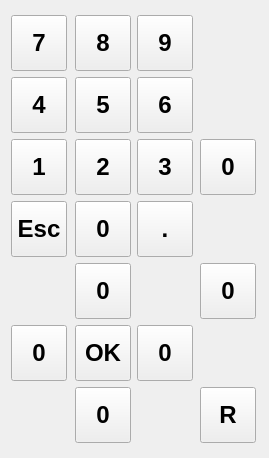
<?xml version="1.0" encoding="UTF-8"?>
<ui version="4.0">
 <class>QKeyboard</class>
 <widget class="QWidget" name="QKeyboard">
  <property name="geometry">
   <rect>
    <x>0</x>
    <y>0</y>
    <width>269</width>
    <height>458</height>
   </rect>
  </property>
  <property name="windowTitle">
   <string>Form</string>
  </property>
  <layout class="QVBoxLayout" name="verticalLayout">
   <item>
    <layout class="QGridLayout" name="gridLayout">
     <item row="0" column="0">
      <widget class="QKey" name="key_7">
       <property name="minimumSize">
        <size>
         <width>56</width>
         <height>56</height>
        </size>
       </property>
       <property name="maximumSize">
        <size>
         <width>56</width>
         <height>56</height>
        </size>
       </property>
       <property name="font">
        <font>
         <family>Arial</family>
         <pointsize>18</pointsize>
         <weight>75</weight>
         <bold>true</bold>
        </font>
       </property>
       <property name="text">
        <string>7</string>
       </property>
       <property name="iconSize">
        <size>
         <width>32</width>
         <height>32</height>
        </size>
       </property>
      </widget>
     </item>
     <item row="1" column="0">
      <widget class="QKey" name="key_4">
       <property name="minimumSize">
        <size>
         <width>56</width>
         <height>56</height>
        </size>
       </property>
       <property name="maximumSize">
        <size>
         <width>56</width>
         <height>56</height>
        </size>
       </property>
       <property name="font">
        <font>
         <family>Arial</family>
         <pointsize>18</pointsize>
         <weight>75</weight>
         <bold>true</bold>
        </font>
       </property>
       <property name="text">
        <string>4</string>
       </property>
       <property name="iconSize">
        <size>
         <width>32</width>
         <height>32</height>
        </size>
       </property>
      </widget>
     </item>
     <item row="0" column="2">
      <widget class="QKey" name="key_9">
       <property name="minimumSize">
        <size>
         <width>56</width>
         <height>56</height>
        </size>
       </property>
       <property name="maximumSize">
        <size>
         <width>56</width>
         <height>56</height>
        </size>
       </property>
       <property name="font">
        <font>
         <family>Arial</family>
         <pointsize>18</pointsize>
         <weight>75</weight>
         <bold>true</bold>
        </font>
       </property>
       <property name="text">
        <string>9</string>
       </property>
       <property name="iconSize">
        <size>
         <width>32</width>
         <height>32</height>
        </size>
       </property>
      </widget>
     </item>
     <item row="4" column="2">
      <spacer name="horizontalSpacer_4">
       <property name="orientation">
        <enum>Qt::Horizontal</enum>
       </property>
       <property name="sizeHint" stdset="0">
        <size>
         <width>40</width>
         <height>20</height>
        </size>
       </property>
      </spacer>
     </item>
     <item row="1" column="2">
      <widget class="QKey" name="key_6">
       <property name="minimumSize">
        <size>
         <width>56</width>
         <height>56</height>
        </size>
       </property>
       <property name="maximumSize">
        <size>
         <width>56</width>
         <height>56</height>
        </size>
       </property>
       <property name="font">
        <font>
         <family>Arial</family>
         <pointsize>18</pointsize>
         <weight>75</weight>
         <bold>true</bold>
        </font>
       </property>
       <property name="text">
        <string>6</string>
       </property>
       <property name="iconSize">
        <size>
         <width>32</width>
         <height>32</height>
        </size>
       </property>
      </widget>
     </item>
     <item row="2" column="0">
      <widget class="QKey" name="key_1">
       <property name="minimumSize">
        <size>
         <width>56</width>
         <height>56</height>
        </size>
       </property>
       <property name="maximumSize">
        <size>
         <width>56</width>
         <height>56</height>
        </size>
       </property>
       <property name="font">
        <font>
         <family>Arial</family>
         <pointsize>18</pointsize>
         <weight>75</weight>
         <bold>true</bold>
        </font>
       </property>
       <property name="text">
        <string>1</string>
       </property>
       <property name="iconSize">
        <size>
         <width>32</width>
         <height>32</height>
        </size>
       </property>
      </widget>
     </item>
     <item row="3" column="1">
      <widget class="QKey" name="key_0">
       <property name="minimumSize">
        <size>
         <width>56</width>
         <height>56</height>
        </size>
       </property>
       <property name="maximumSize">
        <size>
         <width>56</width>
         <height>56</height>
        </size>
       </property>
       <property name="font">
        <font>
         <family>Arial</family>
         <pointsize>18</pointsize>
         <weight>75</weight>
         <bold>true</bold>
        </font>
       </property>
       <property name="text">
        <string>0</string>
       </property>
       <property name="iconSize">
        <size>
         <width>32</width>
         <height>32</height>
        </size>
       </property>
      </widget>
     </item>
     <item row="3" column="0">
      <widget class="QKey" name="key_esc">
       <property name="minimumSize">
        <size>
         <width>56</width>
         <height>56</height>
        </size>
       </property>
       <property name="maximumSize">
        <size>
         <width>56</width>
         <height>56</height>
        </size>
       </property>
       <property name="font">
        <font>
         <family>Arial</family>
         <pointsize>18</pointsize>
         <weight>75</weight>
         <bold>true</bold>
        </font>
       </property>
       <property name="text">
        <string>Esc</string>
       </property>
       <property name="iconSize">
        <size>
         <width>32</width>
         <height>32</height>
        </size>
       </property>
      </widget>
     </item>
     <item row="5" column="3">
      <spacer name="horizontalSpacer_8">
       <property name="orientation">
        <enum>Qt::Horizontal</enum>
       </property>
       <property name="sizeHint" stdset="0">
        <size>
         <width>40</width>
         <height>20</height>
        </size>
       </property>
      </spacer>
     </item>
     <item row="3" column="2">
      <widget class="QKey" name="key_point">
       <property name="minimumSize">
        <size>
         <width>56</width>
         <height>56</height>
        </size>
       </property>
       <property name="maximumSize">
        <size>
         <width>56</width>
         <height>56</height>
        </size>
       </property>
       <property name="font">
        <font>
         <family>Arial</family>
         <pointsize>18</pointsize>
         <weight>75</weight>
         <bold>true</bold>
        </font>
       </property>
       <property name="text">
        <string>.</string>
       </property>
       <property name="iconSize">
        <size>
         <width>32</width>
         <height>32</height>
        </size>
       </property>
      </widget>
     </item>
     <item row="4" column="0">
      <spacer name="horizontalSpacer_5">
       <property name="orientation">
        <enum>Qt::Horizontal</enum>
       </property>
       <property name="sizeHint" stdset="0">
        <size>
         <width>40</width>
         <height>20</height>
        </size>
       </property>
      </spacer>
     </item>
     <item row="4" column="3">
      <widget class="QKey" name="key_off">
       <property name="minimumSize">
        <size>
         <width>56</width>
         <height>56</height>
        </size>
       </property>
       <property name="maximumSize">
        <size>
         <width>56</width>
         <height>56</height>
        </size>
       </property>
       <property name="font">
        <font>
         <family>Arial</family>
         <pointsize>18</pointsize>
         <weight>75</weight>
         <bold>true</bold>
        </font>
       </property>
       <property name="text">
        <string>0</string>
       </property>
       <property name="icon">
        <iconset resource="resource.qrc">
         <normaloff>:/images/resource/images/key_off.png</normaloff>:/images/resource/images/key_off.png</iconset>
       </property>
       <property name="iconSize">
        <size>
         <width>32</width>
         <height>32</height>
        </size>
       </property>
      </widget>
     </item>
     <item row="2" column="1">
      <widget class="QKey" name="key_2">
       <property name="minimumSize">
        <size>
         <width>56</width>
         <height>56</height>
        </size>
       </property>
       <property name="maximumSize">
        <size>
         <width>56</width>
         <height>56</height>
        </size>
       </property>
       <property name="font">
        <font>
         <family>Arial</family>
         <pointsize>18</pointsize>
         <weight>75</weight>
         <bold>true</bold>
        </font>
       </property>
       <property name="text">
        <string>2</string>
       </property>
       <property name="iconSize">
        <size>
         <width>32</width>
         <height>32</height>
        </size>
       </property>
      </widget>
     </item>
     <item row="4" column="1">
      <widget class="QKey" name="key_up">
       <property name="minimumSize">
        <size>
         <width>56</width>
         <height>56</height>
        </size>
       </property>
       <property name="maximumSize">
        <size>
         <width>56</width>
         <height>56</height>
        </size>
       </property>
       <property name="font">
        <font>
         <family>Arial</family>
         <pointsize>18</pointsize>
         <weight>75</weight>
         <bold>true</bold>
        </font>
       </property>
       <property name="text">
        <string>0</string>
       </property>
       <property name="icon">
        <iconset resource="resource.qrc">
         <normaloff>:/images/resource/images/arrow_up.png</normaloff>:/images/resource/images/arrow_up.png</iconset>
       </property>
       <property name="iconSize">
        <size>
         <width>32</width>
         <height>32</height>
        </size>
       </property>
      </widget>
     </item>
     <item row="0" column="1">
      <widget class="QKey" name="key_8">
       <property name="sizePolicy">
        <sizepolicy hsizetype="Fixed" vsizetype="Fixed">
         <horstretch>48</horstretch>
         <verstretch>48</verstretch>
        </sizepolicy>
       </property>
       <property name="minimumSize">
        <size>
         <width>56</width>
         <height>56</height>
        </size>
       </property>
       <property name="maximumSize">
        <size>
         <width>56</width>
         <height>56</height>
        </size>
       </property>
       <property name="font">
        <font>
         <family>Arial</family>
         <pointsize>18</pointsize>
         <weight>75</weight>
         <bold>true</bold>
        </font>
       </property>
       <property name="text">
        <string>8</string>
       </property>
       <property name="iconSize">
        <size>
         <width>32</width>
         <height>32</height>
        </size>
       </property>
      </widget>
     </item>
     <item row="6" column="3">
      <widget class="QKey" name="key_reset">
       <property name="minimumSize">
        <size>
         <width>56</width>
         <height>56</height>
        </size>
       </property>
       <property name="maximumSize">
        <size>
         <width>56</width>
         <height>56</height>
        </size>
       </property>
       <property name="font">
        <font>
         <family>Arial</family>
         <pointsize>18</pointsize>
         <weight>75</weight>
         <bold>true</bold>
        </font>
       </property>
       <property name="text">
        <string>R</string>
       </property>
       <property name="iconSize">
        <size>
         <width>32</width>
         <height>32</height>
        </size>
       </property>
      </widget>
     </item>
     <item row="6" column="1">
      <widget class="QKey" name="key_down">
       <property name="minimumSize">
        <size>
         <width>56</width>
         <height>56</height>
        </size>
       </property>
       <property name="maximumSize">
        <size>
         <width>56</width>
         <height>56</height>
        </size>
       </property>
       <property name="font">
        <font>
         <family>Arial</family>
         <pointsize>18</pointsize>
         <weight>75</weight>
         <bold>true</bold>
        </font>
       </property>
       <property name="text">
        <string>0</string>
       </property>
       <property name="icon">
        <iconset resource="resource.qrc">
         <normaloff>:/images/resource/images/arrow_down.png</normaloff>:/images/resource/images/arrow_down.png</iconset>
       </property>
       <property name="iconSize">
        <size>
         <width>32</width>
         <height>32</height>
        </size>
       </property>
      </widget>
     </item>
     <item row="6" column="0">
      <spacer name="horizontalSpacer_6">
       <property name="orientation">
        <enum>Qt::Horizontal</enum>
       </property>
       <property name="sizeHint" stdset="0">
        <size>
         <width>40</width>
         <height>20</height>
        </size>
       </property>
      </spacer>
     </item>
     <item row="6" column="2">
      <spacer name="horizontalSpacer_7">
       <property name="orientation">
        <enum>Qt::Horizontal</enum>
       </property>
       <property name="sizeHint" stdset="0">
        <size>
         <width>40</width>
         <height>20</height>
        </size>
       </property>
      </spacer>
     </item>
     <item row="5" column="2">
      <widget class="QKey" name="key_right">
       <property name="minimumSize">
        <size>
         <width>56</width>
         <height>56</height>
        </size>
       </property>
       <property name="maximumSize">
        <size>
         <width>56</width>
         <height>56</height>
        </size>
       </property>
       <property name="font">
        <font>
         <family>Arial</family>
         <pointsize>18</pointsize>
         <weight>75</weight>
         <bold>true</bold>
        </font>
       </property>
       <property name="text">
        <string>0</string>
       </property>
       <property name="icon">
        <iconset resource="resource.qrc">
         <normaloff>:/images/resource/images/arrow_right.png</normaloff>:/images/resource/images/arrow_right.png</iconset>
       </property>
       <property name="iconSize">
        <size>
         <width>32</width>
         <height>32</height>
        </size>
       </property>
      </widget>
     </item>
     <item row="1" column="1">
      <widget class="QKey" name="key_5">
       <property name="minimumSize">
        <size>
         <width>56</width>
         <height>56</height>
        </size>
       </property>
       <property name="maximumSize">
        <size>
         <width>56</width>
         <height>56</height>
        </size>
       </property>
       <property name="font">
        <font>
         <family>Arial</family>
         <pointsize>18</pointsize>
         <weight>75</weight>
         <bold>true</bold>
        </font>
       </property>
       <property name="text">
        <string>5</string>
       </property>
       <property name="iconSize">
        <size>
         <width>32</width>
         <height>32</height>
        </size>
       </property>
      </widget>
     </item>
     <item row="2" column="3">
      <widget class="QKey" name="key_on">
       <property name="minimumSize">
        <size>
         <width>56</width>
         <height>56</height>
        </size>
       </property>
       <property name="maximumSize">
        <size>
         <width>56</width>
         <height>56</height>
        </size>
       </property>
       <property name="font">
        <font>
         <family>Arial</family>
         <pointsize>18</pointsize>
         <weight>75</weight>
         <bold>true</bold>
        </font>
       </property>
       <property name="text">
        <string>0</string>
       </property>
       <property name="icon">
        <iconset resource="resource.qrc">
         <normaloff>:/images/resource/images/key_on.png</normaloff>:/images/resource/images/key_on.png</iconset>
       </property>
       <property name="iconSize">
        <size>
         <width>32</width>
         <height>32</height>
        </size>
       </property>
      </widget>
     </item>
     <item row="0" column="3">
      <spacer name="horizontalSpacer">
       <property name="orientation">
        <enum>Qt::Horizontal</enum>
       </property>
       <property name="sizeHint" stdset="0">
        <size>
         <width>40</width>
         <height>20</height>
        </size>
       </property>
      </spacer>
     </item>
     <item row="2" column="2">
      <widget class="QKey" name="key_3">
       <property name="minimumSize">
        <size>
         <width>56</width>
         <height>56</height>
        </size>
       </property>
       <property name="maximumSize">
        <size>
         <width>56</width>
         <height>56</height>
        </size>
       </property>
       <property name="font">
        <font>
         <family>Arial</family>
         <pointsize>18</pointsize>
         <weight>75</weight>
         <bold>true</bold>
        </font>
       </property>
       <property name="text">
        <string>3</string>
       </property>
       <property name="iconSize">
        <size>
         <width>32</width>
         <height>32</height>
        </size>
       </property>
      </widget>
     </item>
     <item row="1" column="3">
      <spacer name="horizontalSpacer_2">
       <property name="orientation">
        <enum>Qt::Horizontal</enum>
       </property>
       <property name="sizeHint" stdset="0">
        <size>
         <width>40</width>
         <height>20</height>
        </size>
       </property>
      </spacer>
     </item>
     <item row="5" column="0">
      <widget class="QKey" name="key_left">
       <property name="minimumSize">
        <size>
         <width>56</width>
         <height>56</height>
        </size>
       </property>
       <property name="maximumSize">
        <size>
         <width>56</width>
         <height>56</height>
        </size>
       </property>
       <property name="font">
        <font>
         <family>Arial</family>
         <pointsize>18</pointsize>
         <weight>75</weight>
         <bold>true</bold>
        </font>
       </property>
       <property name="text">
        <string>0</string>
       </property>
       <property name="icon">
        <iconset resource="resource.qrc">
         <normaloff>:/images/resource/images/arrow_left.png</normaloff>:/images/resource/images/arrow_left.png</iconset>
       </property>
       <property name="iconSize">
        <size>
         <width>32</width>
         <height>32</height>
        </size>
       </property>
      </widget>
     </item>
     <item row="3" column="3">
      <spacer name="horizontalSpacer_3">
       <property name="orientation">
        <enum>Qt::Horizontal</enum>
       </property>
       <property name="sizeHint" stdset="0">
        <size>
         <width>40</width>
         <height>20</height>
        </size>
       </property>
      </spacer>
     </item>
     <item row="5" column="1">
      <widget class="QKey" name="key_ok">
       <property name="minimumSize">
        <size>
         <width>56</width>
         <height>56</height>
        </size>
       </property>
       <property name="maximumSize">
        <size>
         <width>56</width>
         <height>56</height>
        </size>
       </property>
       <property name="font">
        <font>
         <family>Arial</family>
         <pointsize>18</pointsize>
         <weight>75</weight>
         <bold>true</bold>
        </font>
       </property>
       <property name="text">
        <string>OK</string>
       </property>
       <property name="iconSize">
        <size>
         <width>32</width>
         <height>32</height>
        </size>
       </property>
      </widget>
     </item>
    </layout>
   </item>
  </layout>
 </widget>
 <customwidgets>
  <customwidget>
   <class>QKey</class>
   <extends>QToolButton</extends>
   <header>qkey.h</header>
  </customwidget>
 </customwidgets>
 <resources>
  <include location="resource.qrc"/>
 </resources>
 <connections/>
</ui>
